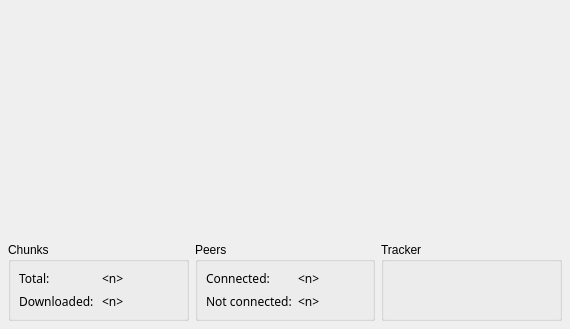
<ui version="4.0" >
 <author></author>
 <comment></comment>
 <exportmacro></exportmacro>
 <class>BTDetailsWidgetFrm</class>
 <widget class="QWidget" name="BTDetailsWidgetFrm" >
  <property name="geometry" >
   <rect>
    <x>0</x>
    <y>0</y>
    <width>570</width>
    <height>329</height>
   </rect>
  </property>
  <property name="windowTitle" >
   <string>Form</string>
  </property>
  <layout class="QGridLayout" >
   <property name="margin" >
    <number>8</number>
   </property>
   <property name="spacing" >
    <number>6</number>
   </property>
   <item row="0" column="1" >
    <spacer>
     <property name="orientation" >
      <enum>Qt::Vertical</enum>
     </property>
     <property name="sizeHint" >
      <size>
       <width>20</width>
       <height>40</height>
      </size>
     </property>
    </spacer>
   </item>
   <item row="1" column="0" >
    <widget class="QGroupBox" name="chunksGroup" >
     <property name="title" >
      <string>Chunks</string>
     </property>
     <layout class="QGridLayout" >
      <property name="margin" >
       <number>8</number>
      </property>
      <property name="spacing" >
       <number>6</number>
      </property>
      <item row="1" column="1" >
       <widget class="QLabel" name="chunksDownloadedContentLabel" >
        <property name="text" >
         <string>&lt;html>&lt;head>&lt;meta name=&quot;qrichtext&quot; content=&quot;1&quot; />&lt;/head>&lt;body style=&quot; white-space: pre-wrap; font-family:Sans Serif; font-weight:400; font-style:normal; text-decoration:none;&quot;>&lt;p style=&quot; margin-top:0px; margin-bottom:0px; margin-left:0px; margin-right:0px; -qt-block-indent:0; text-indent:0px;&quot;>&amp;lt;n&amp;gt;&lt;/p>&lt;/body>&lt;/html></string>
        </property>
       </widget>
      </item>
      <item row="0" column="1" >
       <widget class="QLabel" name="chunksTotalContentLabel" >
        <property name="text" >
         <string>&lt;html>&lt;head>&lt;meta name=&quot;qrichtext&quot; content=&quot;1&quot; />&lt;/head>&lt;body style=&quot; white-space: pre-wrap; font-family:Sans Serif; font-weight:400; font-style:normal; text-decoration:none;&quot;>&lt;p style=&quot; margin-top:0px; margin-bottom:0px; margin-left:0px; margin-right:0px; -qt-block-indent:0; text-indent:0px;&quot;>&amp;lt;n&amp;gt;&lt;/p>&lt;/body>&lt;/html></string>
        </property>
       </widget>
      </item>
      <item row="1" column="0" >
       <widget class="QLabel" name="chunksDownloadedLabel" >
        <property name="text" >
         <string>&lt;html>&lt;head>&lt;meta name=&quot;qrichtext&quot; content=&quot;1&quot; />&lt;/head>&lt;body style=&quot; white-space: pre-wrap; font-family:Sans Serif; font-weight:400; font-style:normal; text-decoration:none;&quot;>&lt;p style=&quot; margin-top:0px; margin-bottom:0px; margin-left:0px; margin-right:0px; -qt-block-indent:0; text-indent:0px;&quot;>Downloaded:&lt;/p>&lt;/body>&lt;/html></string>
        </property>
       </widget>
      </item>
      <item row="0" column="0" >
       <widget class="QLabel" name="chunksTotalLabel" >
        <property name="text" >
         <string>&lt;html>&lt;head>&lt;meta name=&quot;qrichtext&quot; content=&quot;1&quot; />&lt;/head>&lt;body style=&quot; white-space: pre-wrap; font-family:Sans Serif; font-weight:400; font-style:normal; text-decoration:none;&quot;>&lt;p style=&quot; margin-top:0px; margin-bottom:0px; margin-left:0px; margin-right:0px; -qt-block-indent:0; text-indent:0px;&quot;>Total:&lt;/p>&lt;/body>&lt;/html></string>
        </property>
       </widget>
      </item>
     </layout>
    </widget>
   </item>
   <item row="1" column="1" >
    <widget class="QGroupBox" name="peersGroup" >
     <property name="title" >
      <string>Peers</string>
     </property>
     <layout class="QGridLayout" >
      <property name="margin" >
       <number>8</number>
      </property>
      <property name="spacing" >
       <number>6</number>
      </property>
      <item row="1" column="1" >
       <widget class="QLabel" name="peersNotConnectedContentLabel" >
        <property name="text" >
         <string>&lt;html>&lt;head>&lt;meta name=&quot;qrichtext&quot; content=&quot;1&quot; />&lt;/head>&lt;body style=&quot; white-space: pre-wrap; font-family:Sans Serif; font-weight:400; font-style:normal; text-decoration:none;&quot;>&lt;p style=&quot; margin-top:0px; margin-bottom:0px; margin-left:0px; margin-right:0px; -qt-block-indent:0; text-indent:0px;&quot;>&amp;lt;n&amp;gt;&lt;/p>&lt;/body>&lt;/html></string>
        </property>
       </widget>
      </item>
      <item row="0" column="1" >
       <widget class="QLabel" name="peersConnectedContentLabel" >
        <property name="text" >
         <string>&lt;html>&lt;head>&lt;meta name=&quot;qrichtext&quot; content=&quot;1&quot; />&lt;/head>&lt;body style=&quot; white-space: pre-wrap; font-family:Sans Serif; font-weight:400; font-style:normal; text-decoration:none;&quot;>&lt;p style=&quot; margin-top:0px; margin-bottom:0px; margin-left:0px; margin-right:0px; -qt-block-indent:0; text-indent:0px;&quot;>&amp;lt;n&amp;gt;&lt;/p>&lt;/body>&lt;/html></string>
        </property>
       </widget>
      </item>
      <item row="0" column="0" >
       <widget class="QLabel" name="peersConnectedLabel" >
        <property name="text" >
         <string>&lt;html>&lt;head>&lt;meta name=&quot;qrichtext&quot; content=&quot;1&quot; />&lt;/head>&lt;body style=&quot; white-space: pre-wrap; font-family:Sans Serif; font-weight:400; font-style:normal; text-decoration:none;&quot;>&lt;p style=&quot; margin-top:0px; margin-bottom:0px; margin-left:0px; margin-right:0px; -qt-block-indent:0; text-indent:0px;&quot;>Connected:&lt;/p>&lt;/body>&lt;/html></string>
        </property>
       </widget>
      </item>
      <item row="1" column="0" >
       <widget class="QLabel" name="peersNotConnectedLabel" >
        <property name="text" >
         <string>&lt;html>&lt;head>&lt;meta name=&quot;qrichtext&quot; content=&quot;1&quot; />&lt;/head>&lt;body style=&quot; white-space: pre-wrap; font-family:Sans Serif; font-weight:400; font-style:normal; text-decoration:none;&quot;>&lt;p style=&quot; margin-top:0px; margin-bottom:0px; margin-left:0px; margin-right:0px; -qt-block-indent:0; text-indent:0px;&quot;>Not connected:&lt;/p>&lt;/body>&lt;/html></string>
        </property>
       </widget>
      </item>
     </layout>
    </widget>
   </item>
   <item row="1" column="2" >
    <widget class="QGroupBox" name="trackerGroup" >
     <property name="title" >
      <string>Tracker</string>
     </property>
    </widget>
   </item>
  </layout>
 </widget>
 <pixmapfunction></pixmapfunction>
 <resources/>
 <connections/>
</ui>
